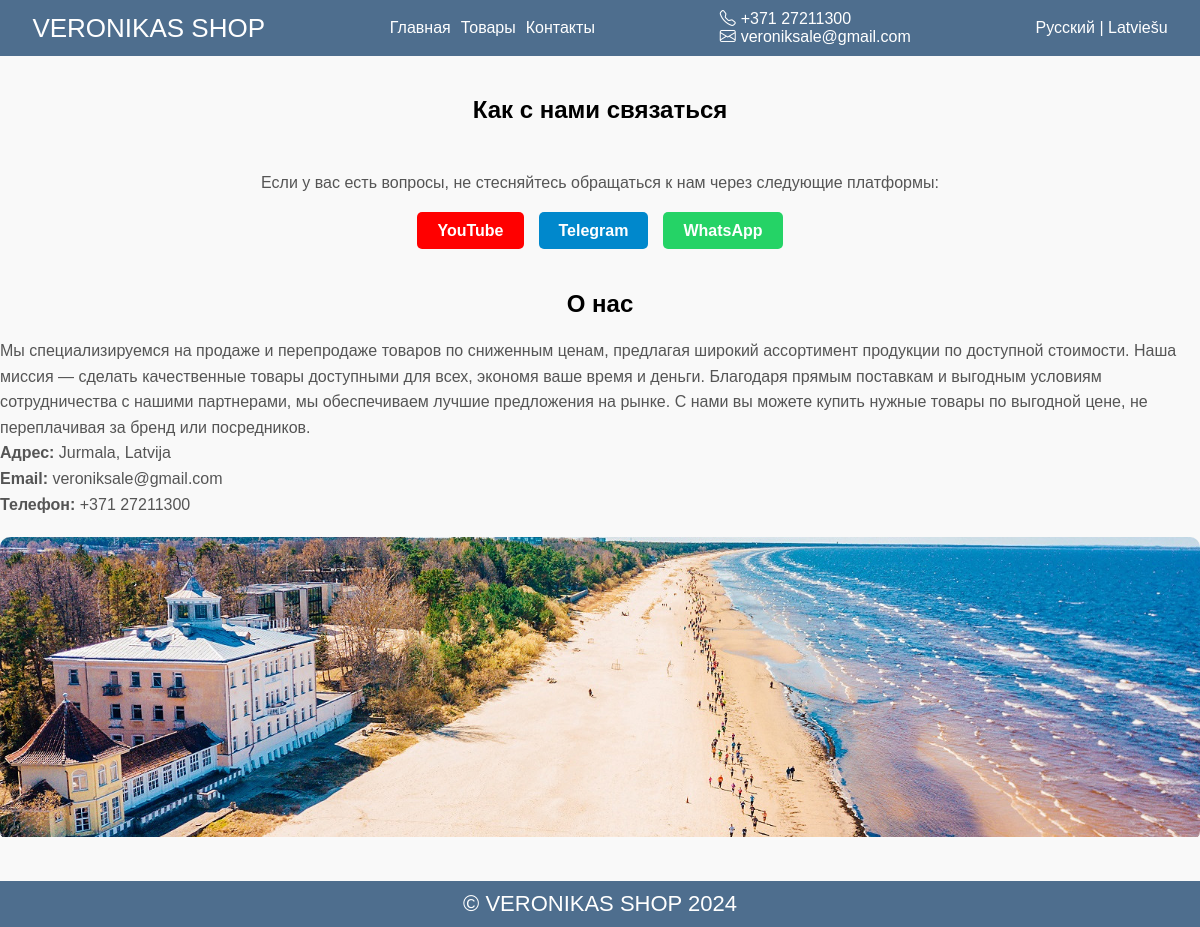
Page /ru/contacts/ on the earlier database version.
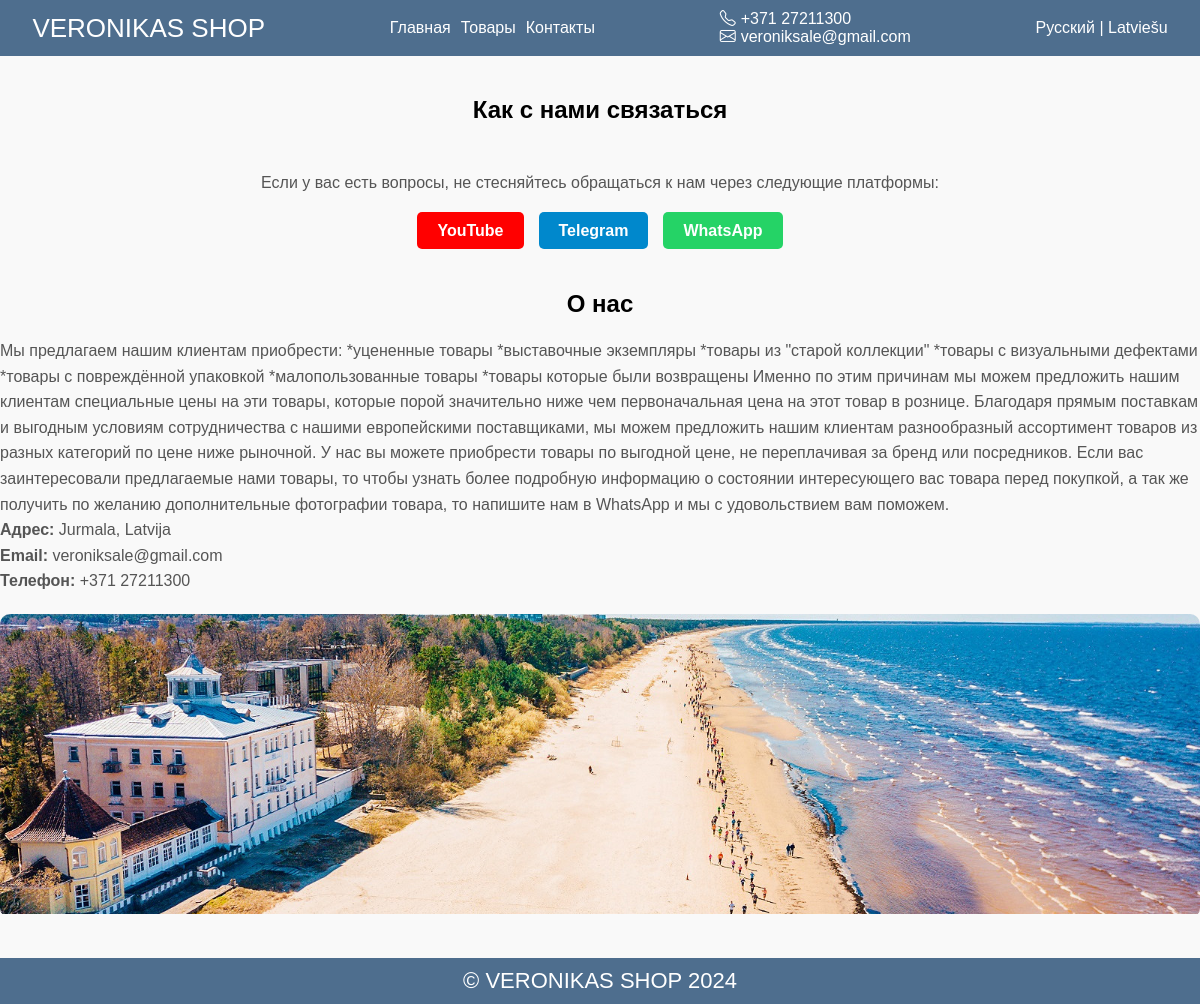
Same page on the later database version.
### base/models.py (models this page shows, shortened)
class Company(models.Model):
    name = models.CharField(max_length=255, help_text="название компании", default="Название компании")
    phone_number = models.CharField(max_length=20, help_text="номер телефона", default="Номер телефона")
    email = models.EmailField(help_text="gmail почта", default="example@example.com")
    telegram_link = models.URLField(blank=True, null=True, help_text="ссылка на контакт в телеграм", default="")
    youtube_link = models.URLField(blank=True, null=True, help_text="ссылка на ютуб канал", default="")
    whatsapp_link = models.URLField(blank=True, null=True, help_text="ссылка на контакт в ватсапп", default="")
    address = models.CharField(max_length=255, help_text="адрес компании", default="Адрес компании")
    about = models.TextField(help_text="О компании текст", default="О компании")
    about_lv = models.TextField(help_text="О компании текст на латышском", default="Par kompaniju")
    location_image = models.ImageField(upload_to='images/', blank=True, null=True, help_text="картинка города (где базируется компания)", default='images/jurmala.jpg')
    intro_img = models.ImageField(upload_to='images/', blank=True, null=True, help_text="картинка города (где базируется компания)", default='images/intro.jpg')
    class Meta:
        verbose_name = "Компания"
        verbose_name_plural = "Компания"

### base/views.py (the view)
# urls.py: path('contacts/', views.contacts, name='contacts'),
def contacts(request):
    company_info = get_company_info()
    return render(request, 'contacts.html', {'company_info': company_info})

### base/views.py (called while the page is built)
def get_company_info():
    company_info = Company.objects.first()
    return company_info

### templates/contacts.html
{% extends "main.html" %}
{% load static %}
{% load i18n %}
{% block content %}
<div class="contacts main-content">
  <div class="container">
    <h2 class="section-title">{% trans "Как с нами связаться" %}</h2>
    <div class="contacts__inner">
        <p>{% trans "Если у вас есть вопросы, не стесняйтесь обращаться к нам через следующие платформы:" %}</p>
        <ul class="social-links">
            <li>
                <a href="{{ company_info.youtube_link }}" target="_blank" class="social-link youtube">
                    {% trans "YouTube" %}
                </a>
            </li>
            <li>
                <a href="{{ company_info.telegram_link }}" target="_blank" class="social-link telegram">
                    {% trans "Telegram" %}
                </a>
            </li>
            <li>
                <a href="{{ company_info.whatsapp_link }}" target="_blank" class="social-link whatsapp">
                    {% trans "WhatsApp" %}
                </a>
            </li>
        </ul>
    </div>
    <div class="location-info">
        <h2>{% trans "О нас" %}</h2>
        <p>
            {% if LANGUAGE_CODE == 'lv' %}
            {{ company_info.about_lv }}
            {% else %}
                {{ company_info.about }}
            {% endif %}
        </p>
        <p><strong>{% trans "Адрес:" %}</strong>
            <span>Jurmala, Latvija</span>
        </p>
        <p><strong>{% trans "Email:" %}</strong> <a href="mailto:{{ company_info.email }}">{{ company_info.email }}</a></p>
        <p><strong>{% trans "Телефон:" %}</strong> <a href="tel:{{ company_info.phone_number }}">{{ company_info.phone_number }}</a></p>
        <div class="img__container">
            <img src="{{ company_info.location_image.url }}" alt="{% trans 'Юрмала' %}" class="location-image">
        </div>
    </div>
  </div>
</div>
{% endblock %}

### templates/header.html (shortened to what this page needs)
{% load static %}
{% load i18n %}
{% block content %}
<header class="header">
  <div class="container">
    <div class="header__inner">
      <a href="{% url 'home' %}" class="header-logo">{{ company_info.name }}</a>
      <nav class="header-menu">
        <a href="{% url 'home' %}">{% trans "Главная" %}</a>
        <a href="{% url 'products' %}">{% trans "Товары" %}</a>
        <a href="{% url 'contacts' %}">{% trans "Контакты" %}</a>
      </nav>
      <div class="header-info">
        <a href="tel:{{ company_info.phone_number }}"><i class="bi bi-telephone"></i>{{ company_info.phone_number }}</a>
        <a href="mailto:{{ company_info.email }}"><i class="bi bi-envelope"></i>{{ company_info.email }}</a>
      </div>
      <div class="language-switcher">
        <a href="#" onclick="changeLanguage('ru')"{% if LANGUAGE_CODE == 'ru' %} class="active"{% endif %}>{% trans "Русский" %}</a> |
        <a href="#" onclick="changeLanguage('lv')"{% if LANGUAGE_CODE == 'lv' %} class="active"{% endif %}>{% trans "Latviešu" %}</a>
      </div>
    </div>
  </div>
</header>
{% endblock content %}

### templates/footer.html
<footer class="footer">
  <p>&copy; {{ company_info.name }} 2024</p>
</footer>

Differences in the rows shown:
changed Company "VERONIKAS SHOP": about "Мы специализируемся на продаже и перепродаже товаров по сниженным ценам, предлагая широкий ассортимент продукции по доступной стоимости. Наша миссия — сделать качественные товары доступными для всех, экономя ваше время и деньги. Благодаря прямым поставкам и выгодным условиям сотрудничества с нашими партнерами, мы обеспечиваем лучшие предложения на рынке. С нами вы можете купить нужные товары по выгодной цене, не переплачивая за бренд или посредников." → "Мы предлагаем нашим клиентам приобрести: *уцененные товары *выставочные экземпляры *товары из \"старой коллекции\" *товары с визуальными дефектами *товары с повреждённой упаковкой *малопользованные товары *товары которые были возвращены Именно по этим причинам мы можем предложить нашим клиентам специальные цены на эти товары, которые порой значительно ниже чем первоначальная цена на этот товар в рознице. Благодаря прямым поставкам и выгодным условиям сотрудничества с нашими европейскими поставщиками, мы можем предложить нашим клиентам разнообразный ассортимент товаров из разных категорий по цене ниже рыночной. У нас вы можете приобрести товары по выгодной цене, не переплачивая за бренд или…"
